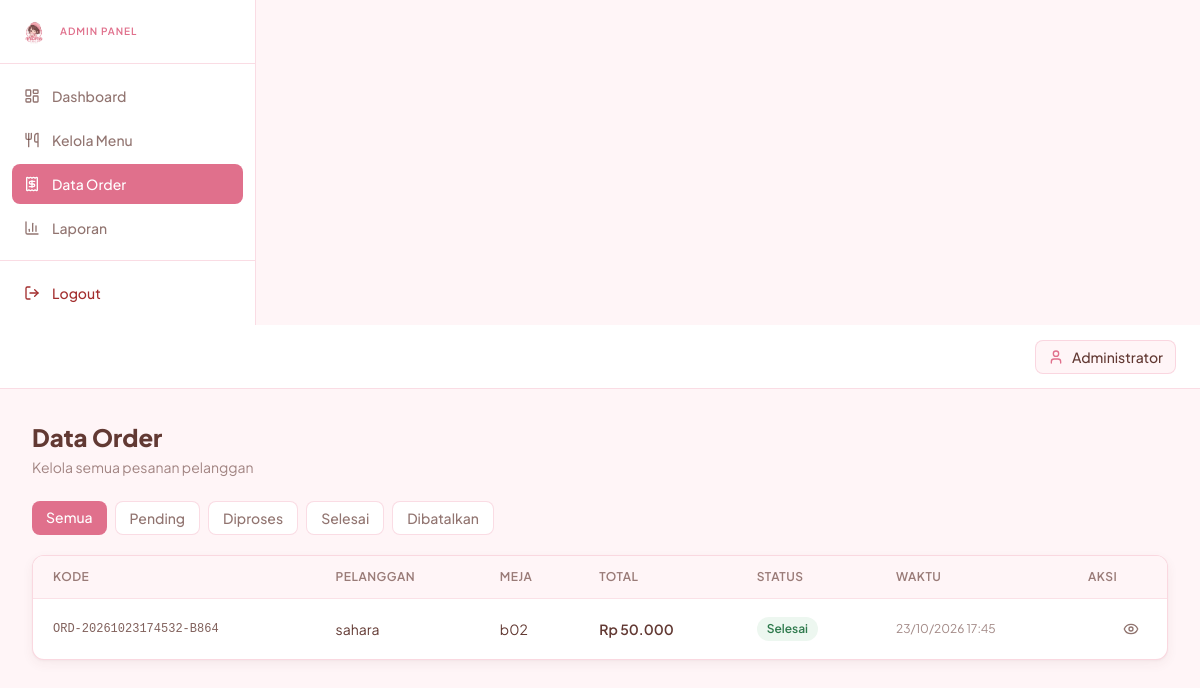
Page /admin/order.php (signed in) on the committed database.
### tables this page shows
CREATE TABLE `orders` (
  `id` int(11) NOT NULL,
  `kode_order` varchar(30) NOT NULL,
  `pelanggan_id` int(11) NOT NULL,
  `no_meja` varchar(10) NOT NULL,
  `total_harga` decimal(12,2) NOT NULL,
  `status` enum('pending','diproses','selesai','dibatalkan') DEFAULT 'pending',
  `catatan` text DEFAULT NULL,
  `waktu_order` datetime DEFAULT current_timestamp()
);

CREATE TABLE `pelanggan` (
  `id` int(11) NOT NULL,
  `nama` varchar(100) NOT NULL,
  `no_meja` varchar(10) NOT NULL,
  `no_hp` varchar(20) DEFAULT NULL,
  `waktu_datang` datetime DEFAULT current_timestamp()
);

### config/koneksi.php (called while the page is built, shortened)
<?php
function rupiah($angka) {
    return "Rp " . number_format((float)$angka, 0, ',', '.');
}

### admin/order.php (the view, shortened to what this page needs)
<?php
require_once '../config/koneksi.php';
include '../includes/header.php';
include 'includes/sidebar_admin.php';
$filter = $_GET['status'] ?? '';
$where  = "";
$q = mysqli_query($koneksi, "SELECT o.*, p.nama FROM orders o
                             JOIN pelanggan p ON o.pelanggan_id = p.id
                             $where ORDER BY o.waktu_order DESC");
$tabs = [
    ''           => 'Semua',
    'pending'    => 'Pending',
    'diproses'   => 'Diproses',
    'selesai'    => 'Selesai',
    'dibatalkan' => 'Dibatalkan',
];
?>
<div class="flex min-h-screen">
    <div class="flex-1 min-w-0">
        <?php include 'includes/topbar_admin.php'; ?>
        <main class="p-6 lg:p-8">
            <div class="mb-6">
                <h1 class="text-2xl font-extrabold text-accent">Data Order</h1>
                <p class="text-sm text-accent/60 mt-1">Kelola semua pesanan pelanggan</p>
            </div>
            <div class="flex flex-wrap gap-2 mb-5">
                <?php foreach ($tabs as $key => $label): $active = ($filter === $key); ?>
                    <a href="order.php<?= $key ? '?status=' . $key : ''; ?>"
                       class="px-3.5 py-1.5 rounded-lg text-sm font-medium transition
                              <?= $active
                                    ? 'bg-primary text-white'
                                    : 'bg-surface border border-secondary/40 text-accent/70 hover:border-primary'; ?>">
                        <?= $label; ?>
                    </a>
                <?php endforeach; ?>
            </div>
            <div class="card card-shadow overflow-hidden">
                <div class="overflow-x-auto">
                    <table class="table">
                        <thead>
                            <tr>
                                <th>Kode</th>
                                <th>Pelanggan</th>
                                <th>Meja</th>
                                <th>Total</th>
                                <th>Status</th>
                                <th>Waktu</th>
                                <th class="text-right">Aksi</th>
                            </tr>
                        </thead>
                        <tbody>
                            <?php while ($o = mysqli_fetch_assoc($q)): ?>
                            <tr>
                                <td class="font-mono text-xs text-accent/80"><?= htmlspecialchars($o['kode_order']); ?></td>
                                <td><?= htmlspecialchars($o['nama']); ?></td>
                                <td><?= htmlspecialchars($o['no_meja']); ?></td>
                                <td class="font-semibold"><?= rupiah($o['total_harga']); ?></td>
                                <td><span class="badge badge--<?= $o['status']; ?>"><?= ucfirst($o['status']); ?></span></td>
                                <td class="text-accent/60 text-xs"><?= date('d/m/Y H:i', strtotime($o['waktu_order'])); ?></td>
                                <td class="text-right">
                                    <a href="order_detail.php?id=<?= (int)$o['id']; ?>"
                                       class="w-8 h-8 rounded-lg hover:bg-soft text-accent/70 inline-flex items-center justify-center">
                                        <i data-lucide="eye" class="w-4 h-4"></i>
                                    </a>
                                </td>
                            </tr>
                            <?php endwhile; ?>
                        </tbody>
                    </table>
                </div>
            </div>
        </main>
    </div>
</div>
<?php include '../includes/footer.php'; ?>

### assets/css/style.css (style rules this page uses)
:root { --c-primary: #E0708C; --c-secondary: #F3A8BB; --c-accent: #623933; --c-soft: #FFF5F7; --c-surface: #FFFFFF; }
html { scroll-behavior: smooth; }
body { font-feature-settings: 'ss01', 'cv11'; -webkit-font-smoothing: antialiased; }
.card { background: var(--c-surface); border: 1px solid rgba(243, 168, 187, 0.45); border-radius: 12px; }
.card-shadow { box-shadow: 0 1px 2px rgba(98, 57, 51, 0.04), 0 4px 12px rgba(98, 57, 51, 0.06); }
.table { width: 100%; font-size: 14px; border-collapse: separate; border-spacing: 0; }
.table thead th { background: var(--c-soft); color: rgba(98, 57, 51, 0.65); font-weight: 600; text-align: left; padding: 12px 20px; font-size: 12px; text-transform: uppercase; letter-spacing: 0.04em; }
.table tbody td { padding: 14px 20px; border-top: 1px solid rgba(243, 168, 187, 0.35); vertical-align: middle; }
.badge { display: inline-flex; align-items: center; gap: 4px; padding: 3px 10px; border-radius: 999px; font-size: 12px; font-weight: 600; }
.badge--selesai { background: #EDF7F0; color: #2F7A4D; }

### rows in the picture
orders: kode_order "ORD-20261023174532-B864", pelanggan.nama "sahara", no_meja "b02", total_harga "Rp 50.000", status "Selesai", waktu_order "23/10/2026 17:45"

### other values in the picture
$it['label'] "Dashboard"
$it['label'] "Kelola Menu"
$it['label'] "Data Order"
$it['label'] "Laporan"
$_SESSION['admin_nama'] "Administrator"
$label "Semua"
$label "Pending"
$label "Diproses"
$label "Selesai"
$label "Dibatalkan"
